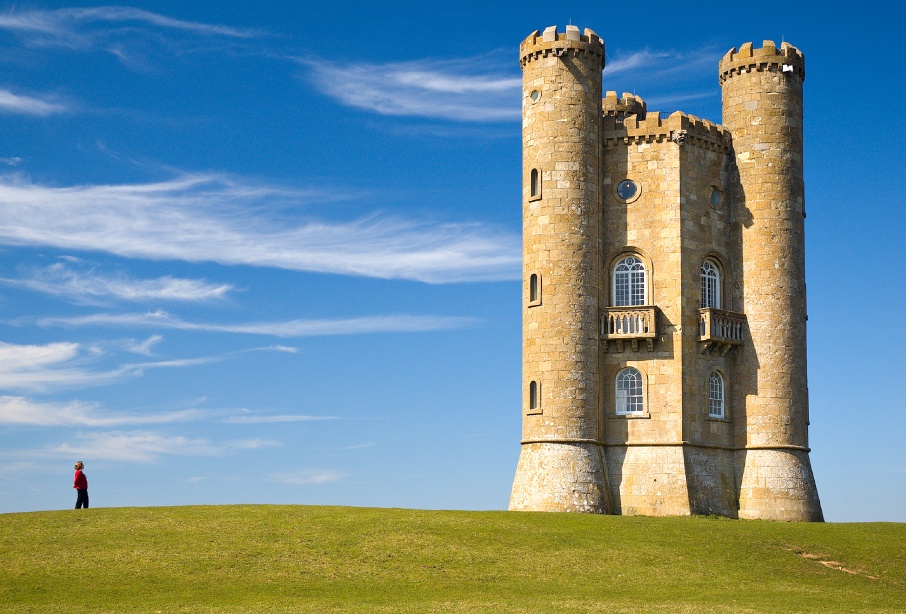
//> input picture common/media/tower.png, 906 x 614 px
$ ./main   (built with g++ and OpenCV 4)
//> lines starting //> are read from the running program, lines starting //| are printed output that depends on the picture
//
//  main.cpp
//  OpenCVProject
//
//  Created by Charles Morace on 10/5/14.
//  Copyright (c) 2014 Charles Morace. All rights reserved.
//

#include <iostream>
#include <opencv2/opencv.hpp>
using namespace cv;


int main(int argc, char *argv[])
{

    Mat src, src_gray, dst;
    int kernel_size = 3;
    int scale = 1;
    int delta = 0;
    int ddepth = CV_16S;
    char* window_name = "Laplace Demo";

    int c;

    /// Load an image
    src = imread( "/Users/ccm/Documents/xCodeProjects/OpenCVLearning/common/media/tower.png" );
//> src is the input picture: 614 rows x 906 cols, CV_8UC3; mean B, G, R 150.5, 142.1, 112.6

    if( !src.data )
    { return -1; }

    /// Remove noise by blurring with a Gaussian filter
    GaussianBlur( src, src, Size(3,3), 0, 0, BORDER_DEFAULT );

    /// Convert the image to grayscale
    cvtColor( src, src_gray, CV_RGB2GRAY );
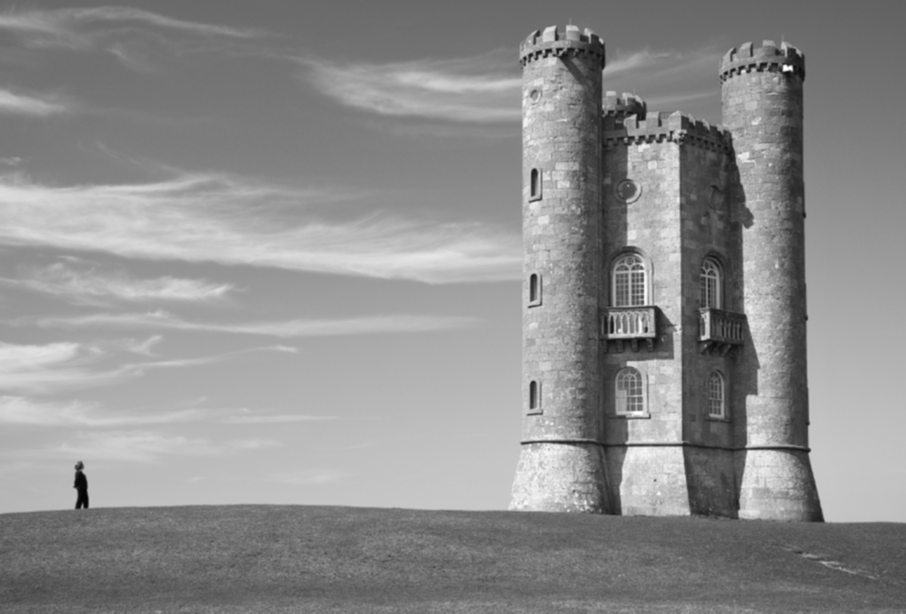
//> src_gray: 614 rows x 906 cols, CV_8UC1; min 4, max 255, mean 141.3

    /// Create window
    namedWindow( window_name, CV_WINDOW_AUTOSIZE );

    /// Apply Laplace function
    Mat abs_dst;

    Laplacian( src_gray, dst, ddepth, kernel_size, scale, delta, BORDER_DEFAULT );
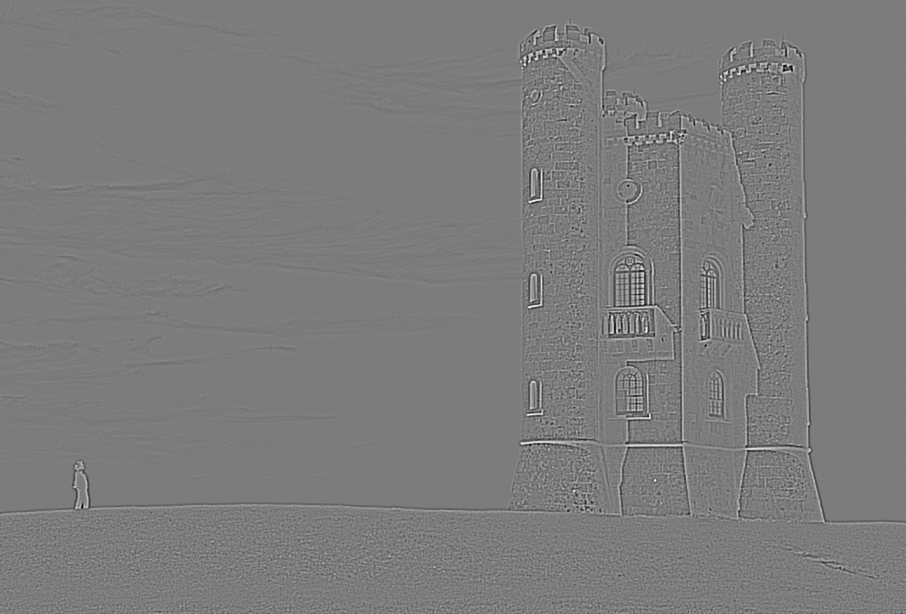
//> dst: 614 rows x 906 cols, CV_16SC1; min -414, max 436, mean 0; drawn with min black and max white
    convertScaleAbs( dst, abs_dst );
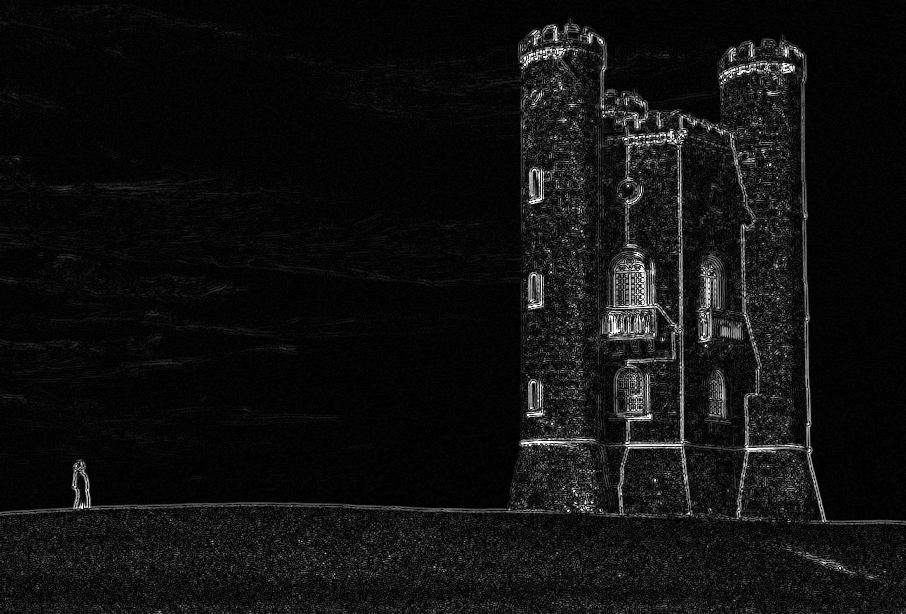
//> abs_dst: 614 rows x 906 cols, CV_8UC1; min 0, max 255, mean 16

    /// Show what you got
    imshow( window_name, abs_dst );

    waitKey(0);

    return 0;
}
